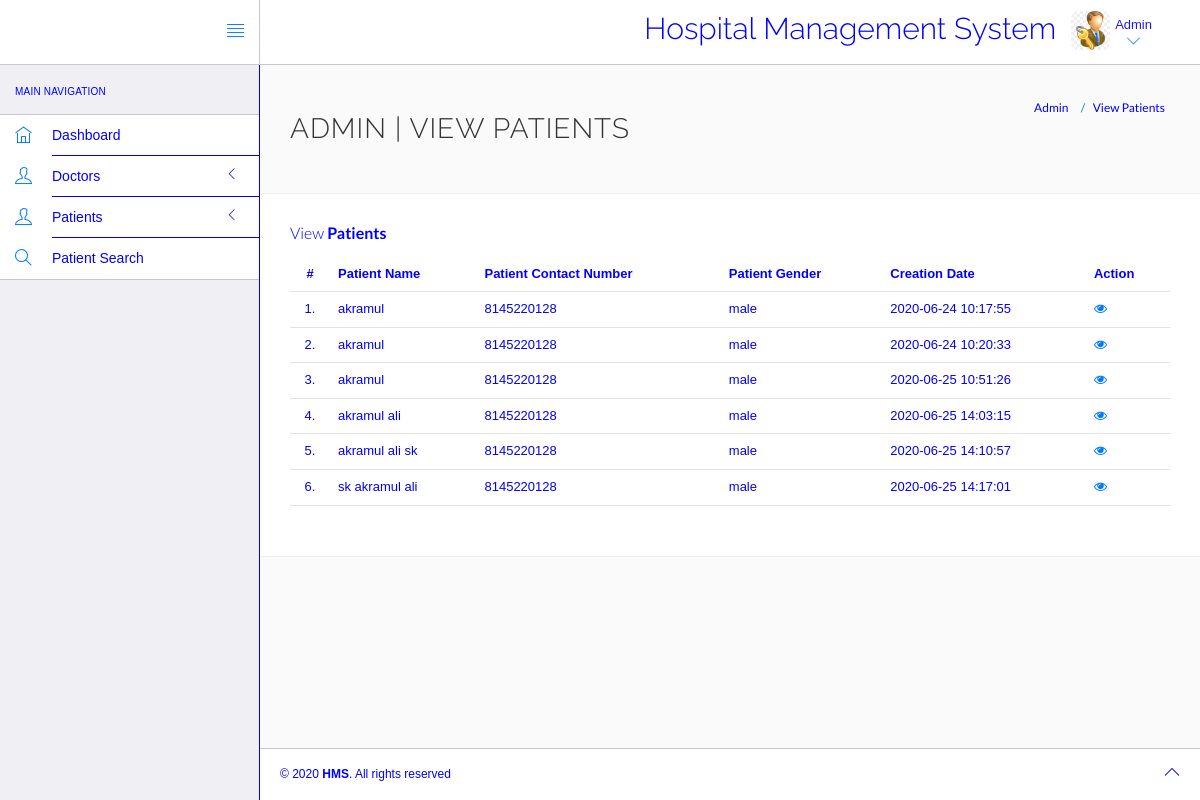
Before: /login/admin/manage-patient.php (signed in) with the older database file.
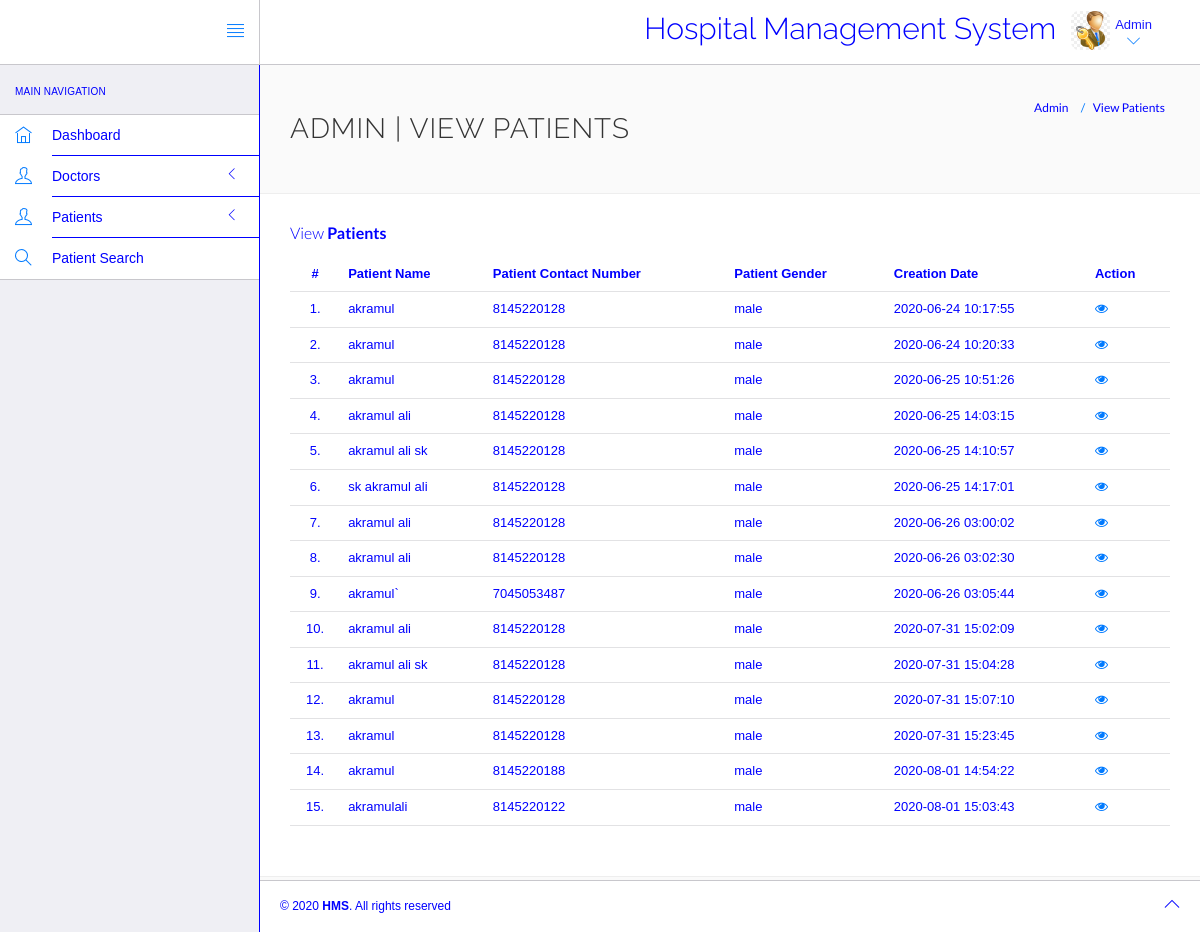
After: the same page with the newer database file.
### tables this page shows
CREATE TABLE `tblpatient` (
  `ID` int(10) NOT NULL,
  `Docid` int(10) DEFAULT NULL,
  `PatientName` varchar(20) DEFAULT NULL,
  `PatientContno` bigint(10) DEFAULT NULL,
  `PatientEmail` varchar(30) DEFAULT NULL,
  `PatientGender` varchar(10) DEFAULT NULL,
  `PatientAdd` mediumtext DEFAULT NULL,
  `PatientAge` int(10) DEFAULT NULL,
  `PatientMedhis` mediumtext DEFAULT NULL,
  `CreationDate` timestamp NULL DEFAULT current_timestamp()
);

### login/admin/manage-patient.php (the view, shortened to what this page needs)
<?php
include('include/config.php');
?>
<!DOCTYPE html>
<html lang="en">
	<head>
		<link rel="stylesheet" href="vendor/bootstrap/css/bootstrap.min.css">
		<link rel="stylesheet" href="vendor/fontawesome/css/font-awesome.min.css">
		<link rel="stylesheet" href="vendor/themify-icons/themify-icons.min.css">
		<link rel="stylesheet" href="assets/css/styles.css">
		<link rel="stylesheet" href="assets/css/plugins.css">
		<link rel="stylesheet" href="assets/css/themes/theme-1.css" id="skin_color" />
	</head>
	<body>
		<div id="app">
		<div class="sidebar app-aside" id="sidebar">
       <div class="sidebar-container perfect-scrollbar">
<nav>
						<div class="navbar-title">
							<span>Main Navigation</span>
						</div>
						<ul class="main-navigation-menu">
							<li>
								<a href="dashboard.php">
									<div class="item-content">
										<div class="item-media">
											<i class="ti-home"></i>
										</div>
										<div class="item-inner">
											<span class="title"> Dashboard </span>
										</div>
									</div>
								</a>
							</li>
							<li>
								<a href="javascript:void(0)">
									<div class="item-content">
										<div class="item-media">
											<i class="ti-user"></i>
										</div>
										<div class="item-inner">
											<span class="title"> Doctors </span><i class="icon-arrow"></i>
										</div>
									</div>
								</a>
								</li>
								<li>
								<a href="javascript:void(0)">
									<div class="item-content">
										<div class="item-media">
											<i class="ti-user"></i>
										</div>
										<div class="item-inner">
											<span class="title"> Patients </span><i class="icon-arrow"></i>
										</div>
									</div>
								</a>
								</li>
								<li>
								<a href="patient-search.php">
									<div class="item-content">
										<div class="item-media">
											<i class="ti-search"></i>
										</div>
										<div class="item-inner">
											<span class="title"> Patient Search </span>
										</div>
									</div>
								</a>
							</li>
						</ul>
					</nav>
					</div>
			</div>
<div class="app-content">
<header class="navbar navbar-default navbar-static-top">
					<div class="navbar-header">
						<a href="#" class="sidebar-toggler pull-right visible-md visible-lg" data-toggle-class="app-sidebar-closed" data-toggle-target="#app">
							<i class="ti-align-justify"></i>
						</a>
					</div>
					<div class="navbar-collapse collapse">
						<ul class="nav navbar-right">
								<li  style="padding-top:2% ">
								<h2>Hospital Management System</h2>
							</li>
							<li class="dropdown current-user">
								<a href class="dropdown-toggle" data-toggle="dropdown">
									<img src="assets/images/system-administrator-png-system-administrator-logo-system-administrator-png-260_260.jpg" > <span class="username">Admin<i class="ti-angle-down"></i></i></span>
								</a>
							</li>
						</ul>
					</div>
				</header>
<div class="main-content" >
<div class="wrap-content container" id="container">
<section id="page-title">
<div class="row">
<div class="col-sm-8">
<h1 class="mainTitle">Admin | View Patients</h1>
</div>
<ol class="breadcrumb">
<li>
<span>Admin</span>
</li>
<li class="active">
<span>View Patients</span>
</li>
</ol>
</div>
</section>
<div class="container-fluid container-fullw bg-white">
<div class="row">
<div class="col-md-12">
<h5 class="over-title margin-bottom-15">View <span class="text-bold">Patients</span></h5>
<table class="table table-hover" id="sample-table-1">
<thead>
<tr>
<th class="center">#</th>
<th>Patient Name</th>
<th>Patient Contact Number</th>
<th>Patient Gender </th>
<th>Creation Date </th>
<th>Action</th>
</tr>
</thead>
<tbody>
<?php
$sql=mysqli_query($con,"select * from tblpatient");
$cnt=1;
while($row=mysqli_fetch_array($sql))
{
?>
<tr>
<td class="center"><?php echo $cnt;?>.</td>
<td class="hidden-xs"><?php echo $row['PatientName'];?></td>
<td><?php echo $row['PatientContno'];?></td>
<td><?php echo $row['PatientGender'];?></td>
<td><?php echo $row['CreationDate'];?></td>
<td>
<a href="view-patient.php?viewid=<?php echo $row['ID'];?>"><i class="fa fa-eye"></i></a>
</td>
</tr>
<?php
$cnt=$cnt+1;
 }?>
</tbody>
</table>
</div>
</div>
</div>
</div>
</div>
</div>
<footer>
<div class="footer-inner">
<div class="pull-left">&copy; <span class="current-year"></span><span class="text-bold text-uppercase"> HMS</span>. <span>All rights reserved</span></div>
					<div class="pull-right">
						<span class="go-top"><i class="ti-angle-up"></i></span>
					</div>
				</div>
			</footer>
		</div>
	</body>
</html>

Changed rows visible on the page:
added tblpatient: PatientName "akramul ali", PatientContno "8145220128", PatientGender "male", CreationDate "2020-06-26 03:00:02"
added tblpatient: PatientName "akramul ali", PatientContno "8145220128", PatientGender "male", CreationDate "2020-06-26 03:02:30"
added tblpatient: PatientName "akramul`", PatientContno "7045053487", PatientGender "male", CreationDate "2020-06-26 03:05:44"
added tblpatient: PatientName "akramul ali", PatientContno "8145220128", PatientGender "male", CreationDate "2020-07-31 15:02:09"
added tblpatient: PatientName "akramul ali sk", PatientContno "8145220128", PatientGender "male", CreationDate "2020-07-31 15:04:28"
added tblpatient: PatientName "akramul", PatientContno "8145220128", PatientGender "male", CreationDate "2020-07-31 15:07:10"
added tblpatient: PatientName "akramul", PatientContno "8145220128", PatientGender "male", CreationDate "2020-07-31 15:23:45"
added tblpatient: PatientName "akramul", PatientContno "8145220188", PatientGender "male", CreationDate "2020-08-01 14:54:22"
added tblpatient: PatientName "akramulali", PatientContno "8145220122", PatientGender "male", CreationDate "2020-08-01 15:03:43"
